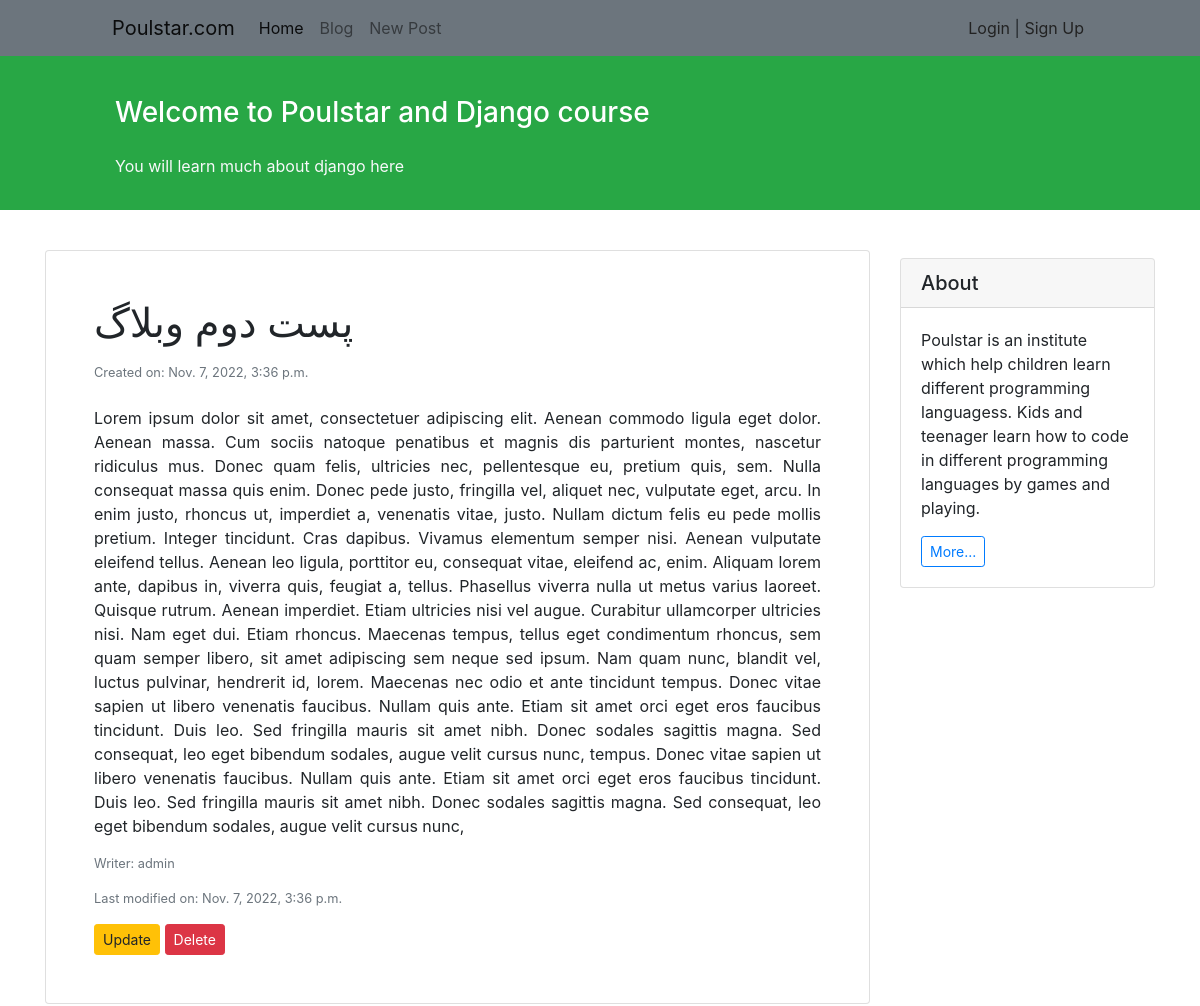
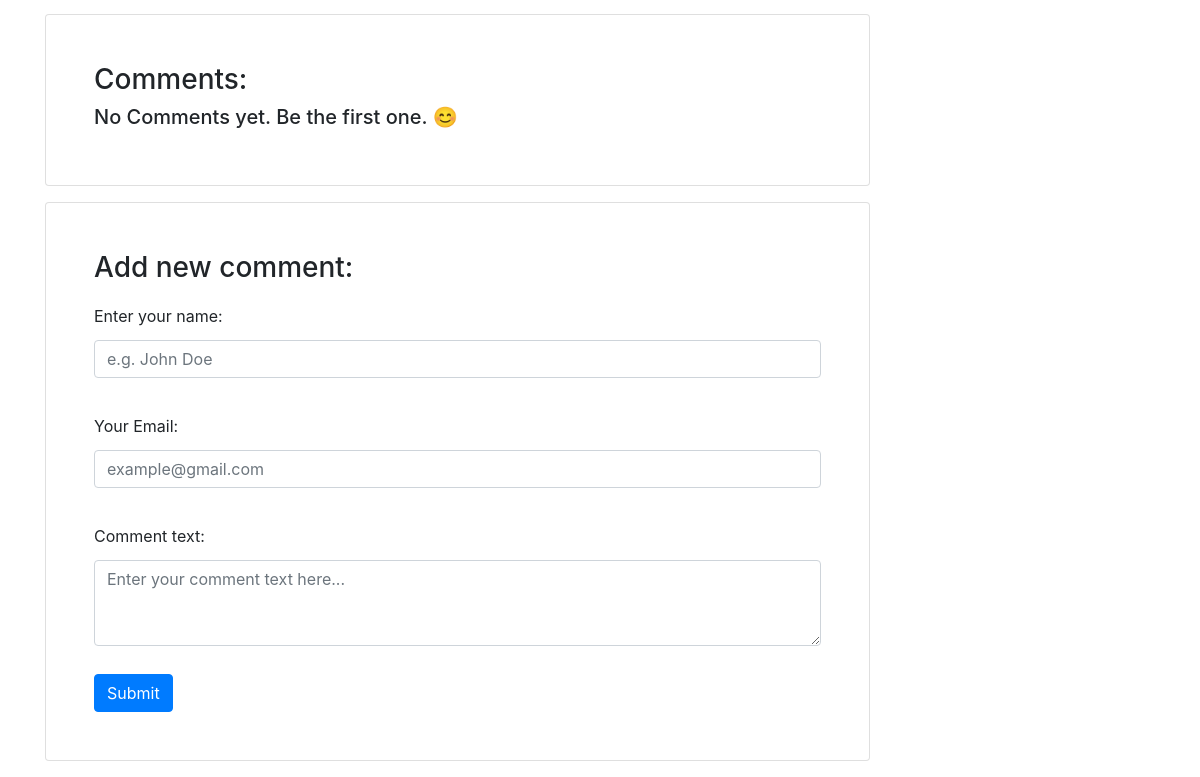
The app's page /blog/2/ with its own data (2 pictures, top to bottom).
### blog/models.py (models this page shows, shortened)
class Post(models.Model):
    STATUS_CHOICES = (
        ('pub', 'published'),
        ('drf', 'draft'),
    )
    title = models.CharField(max_length=100)
    text = models.TextField()
    author = models.ForeignKey(to='auth.User', on_delete=models.CASCADE)
    datetime_created = models.DateTimeField(auto_now_add=True)
    datetime_modified = models.DateTimeField(auto_now=True)
    status = models.CharField(choices=STATUS_CHOICES, max_length=3)

### blog/views.py (the view)
# urls.py: path('<int:pk>/', views.post_detail_view, name='post_detail'),
def post_detail_view(request, pk):
    post = get_object_or_404(Post, pk=pk)
    comments = Comment.objects.filter(post=post)
    context = { 'post': post , 'comments': comments}
    if request.method=='POST':
        author = request.POST.get('author_name')
        email = request.POST.get('email')
        text = request.POST.get('text')
        Comment.objects.create(author=author, author_email=email, text=text, likes=0, post=post)
    return render(request, 'blog/post_detail.html', context)

### blog/templates/blog/post_detail.html (shortened to what this page needs)
{% extends '_base.html' %}
{% block content %}
<div class="container mt-4">
    <div class="row">
        <div class="col-9">
            <div class="card shadow my-3 p-5">
                <h1>{{ post.title }}</h1>
                <p class="small text-muted mt-2">Created on: {{ post.datetime_created }}</p>
                <p class="mt-2" style="text-align: justify"> {{ post.text }}
                </p>
                <p class="small text-muted">Writer: {{ post.author }}</p>
                <p class="small text-muted mt">Last modified on: {{ post.datetime_modified }}</p>
                <div>
                    <a href = "{% url 'update' post.id %}" class="btn btn-sm btn-warning">Update</a>
                    <a href = "{% url 'delete' post.id %}" class="btn btn-sm btn-danger">Delete</a>
                </div>
            </div>
            <div class="card shadow my-3 p-5">
                <h3>Comments:</h3>
                {% if comments %}
                    {% for comment in comments %}
                    <h4>
                        Author: {{ comment.author }}
                    </h4>
                    <h5>
                        {{ comment.text }}
                    </h5>
                    <h6>
                        <span>
                            email: {{ comment.author_email }}
                        </span>
                        <span>
                            {{ comment.likes }} 💗
                        </span>
                        <hr>
                    </h6>
                    {% endfor %}
                {% else %}
                    <h5>
                        No Comments yet. Be the first one. 😊
                    </h5>
                {% endif %}
            </div>
            <div class="card shadow my-3 p-5">
                <h3>Add new comment:</h3>
                <form method="POST">
                    <div class="form-group py-2">
                        <label class="py-1" for="author_name">Enter your name:</label>
                        <input type="text" class="form-control" placeholder="e.g. John Doe" name="author_name">
                    </div>
                    <div class="form-group py-2">
                        <label class="py-1" for="email">Your Email:</label>
                        <input type="email" class="form-control" placeholder="example@gmail.com" name="email">
                    </div>
                    <div class="form-group py-2">
                        <label class="py-1" for="comment_text">Comment text:</label>
                        <textarea class="form-control" name="text" rows="3" placeholder="Enter your comment text here..."></textarea>
                    </div>
                    <button type="submit" class="btn btn-primary mt-1">Submit</button>
                </form>
            </div>
        </div>
        <div class="col-3">
            <div class="card my-4">
                <h5 class="card-header">About</h5>
                <div class="card-body">
                    <p class="card-text";>Poulstar is an institute which help children learn
                        different programming languagess. Kids and teenager learn how to
                        code in different programming languages by games and playing.
                    </p>
                    <a href="#"
                       class="btn btn-sm btn-outline-primary">
                       More...
                    </a>
                </div>
            </div>
        </div>
    </div>
</div>
{% endblock content %}

### records on screen
Post: title "پست دوم وبلاگ", datetime_created "Nov. 7, 2022, 3:36 p.m.", text "Lorem ipsum dolor sit amet, consectetuer adipiscing elit. Aenean commodo ligula eget dolor. Aenean massa. Cum sociis natoque penatibus et magnis dis parturient montes, nascetur ridiculus mus. Donec quam felis, ultricies nec, pellentesque eu, pretium quis, sem. Nulla consequat massa quis enim. Donec pede justo, fringilla vel, aliquet nec, vulputate eget, arcu. In enim justo, rhoncus ut, imperdiet a, venenatis vitae, justo. Nullam dictum felis eu pede mollis pretium. Integer tincidunt. Cras dapibus. Vivamus elementum semper nisi. Aenean vulputate eleifend tellus. Aenean leo ligula, porttitor eu, consequat vitae, eleifend ac, enim. Aliquam lorem ante, dapibus in, viverra quis, feugiat a,…", author "admin", datetime_modified "Nov. 7, 2022, 3:36 p.m."
